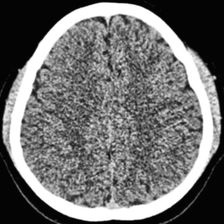
#> input picture Dataset/FINAL_dataset_GC_test-20260708T092101Z-3-001/FINAL_dataset_GC_test/train/no_tumor/no_tumor__11_1.png, 224 x 224 px; its folder holds only this picture in this run
$ jupyter execute --allow-errors FINAL_6_a_CLM.ipynb
#> lines starting #> are read from the running program, lines starting #| are printed output that depends on the picture
# CLM — Correlation Learning Mechanism (CNN + ANN)

## 0. Mount Google Drive & Set Dataset Paths

[cell 1]
from google.colab import drive
drive.mount('/content/drive', force_remount=True)

[cell 2]
import os

OUTPUT_DIR = '/content/drive/MyDrive/Tugas Akhir/CLM/FINAL_CLM_test'
os.makedirs(OUTPUT_DIR, exist_ok=True)

# folder dataset augmented untuk training
TRAIN_DIR_AUG = os.path.join(OUTPUT_DIR, 'dataset_augmented', 'train')

# TARGET_MULTIPLIER = 4 -> total = 1 asli + 3 augmented
TARGET_MULTIPLIER = 4
AUG_PER_METHOD    = TARGET_MULTIPLIER - 1
AUG_SEED          = 42

# grid search 3 hyperparameter utama CLM (bpta_lr sekarang ikut di-tuning)
PARAM_GRID_CLM = {
    'dropout_p'  : [0.05, 0.10, 0.20],
    'total_iter' : [3000, 5000, 10000],
    'bpta_lr'    : [0.0001, 0.001, 0.01],
}

val_no_tumor  = '/content/drive/MyDrive/Tugas Akhir/FINAL_dataset_test/val/no_tumor'
val_tumor     = '/content/drive/MyDrive/Tugas Akhir/FINAL_dataset_test/val/tumor'

train_no_tumor = '/content/drive/MyDrive/Tugas Akhir/FINAL_dataset_test/train/no_tumor'
train_tumor    = '/content/drive/MyDrive/Tugas Akhir/FINAL_dataset_test/train/tumor'

test_no_tumor  = '/content/drive/MyDrive/Tugas Akhir/FINAL_dataset_test/test/no_tumor'
test_tumor     = '/content/drive/MyDrive/Tugas Akhir/FINAL_dataset_test/test/tumor'

TRAIN_DIR = os.path.dirname(train_no_tumor)
VAL_DIR   = os.path.dirname(val_no_tumor)
TEST_DIR  = os.path.dirname(test_no_tumor)

print(f'Output: {OUTPUT_DIR}')

[cell 3]
import subprocess, sys

try:
    import cupy as cp
except ImportError:
    subprocess.check_call([sys.executable, '-m', 'pip', 'install', '-q', 'cupy-cuda11x'])
    import cupy as cp

import torch
#> (the rest of this cell did not finish here and is left out)

## 1. Imports & Logging Setup

[cell 4]
import copy
import glob
import logging
import os
import time
from typing import Dict, List, Optional, Tuple

import numpy as np
from PIL import Image

import torch
import torch.nn.functional as F  # batched conv2d/pool2d

import cupy as cp
import cupyx.scipy.signal as cusignal   # konvolusi GPU
from scipy.signal import convolve2d as cpu_convolve2d  # fallback CPU

from tqdm.auto import tqdm
import cv2
import random
import shutil
import itertools
import json as _json
import pandas as pd

# level WARNING agar log progres tidak membanjiri output
logging.basicConfig(
    level=logging.WARNING,
    format='%(asctime)s  %(levelname)-8s  %(message)s',
    datefmt='%H:%M:%S',
)
log = logging.getLogger(__name__)

## 2. Filter Definitions

[cell 5]
FILTERS: Dict[int, Tuple[str, np.ndarray]] = {
    # filter 3x3
    1:  ("Vertical",           np.array([[-1,  0,  1],
                                          [-1,  0,  1],
                                          [-1,  0,  1]], dtype=np.float32)),
    2:  ("Left Diagonal",      np.array([[-1, -1,  0],
                                          [-1,  0,  1],
                                          [ 0,  1,  1]], dtype=np.float32)),
    3:  ("Right Diagonal",     np.array([[ 0, -1, -1],
                                          [ 1,  0, -1],
                                          [ 1,  1,  0]], dtype=np.float32)),
    4:  ("Gradient North",     np.array([[-1, -1, -1],
                                          [ 0,  0,  0],
                                          [ 1,  1,  1]], dtype=np.float32)),
    5:  ("Gradient West",      np.array([[-1,  0,  1],
                                          [-1,  0,  1],
                                          [-1,  0,  1]], dtype=np.float32)),
    6:  ("Gradient East",      np.array([[ 1,  0, -1],
                                          [ 1,  0, -1],
                                          [ 1,  0, -1]], dtype=np.float32)),
    7:  ("Gradient South",     np.array([[ 1,  1,  1],
                                          [ 0,  0,  0],
                                          [-1, -1, -1]], dtype=np.float32)),
    8:  ("Gradient NE",        np.array([[ 0,  1,  1],
                                          [-1,  0,  1],
                                          [-1, -1,  0]], dtype=np.float32)),
    9:  ("Gradient SW",        np.array([[ 0, -1, -1],
                                          [ 1,  0, -1],
                                          [ 1,  1,  0]], dtype=np.float32)),
    10: ("Smooth 3×3",         np.ones((3, 3), dtype=np.float32) / 9.0),
    11: ("High-Pass 3×3",      np.array([[-1, -1, -1],
                                          [-1,  8, -1],
                                          [-1, -1, -1]], dtype=np.float32)),
    12: ("Laplacian 3×3",      np.array([[ 0,  1,  0],
                                          [ 1, -4,  1],
                                          [ 0,  1,  0]], dtype=np.float32)),
    13: ("Lower 3×3",          np.array([[ 0,  0,  0],
                                          [ 0,  1,  0],
                                          [ 1,  1,  1]], dtype=np.float32) / 4.0),
    14: ("Upper 3×3",          np.array([[ 1,  1,  1],
                                          [ 0,  1,  0],
                                          [ 0,  0,  0]], dtype=np.float32) / 4.0),
    # filter 5x5
    50: ("Smooth 5×5",         np.ones((5, 5), dtype=np.float32) / 25.0),
    51: ("High-Pass 5×5",      np.array([[-1, -1, -1, -1, -1],
                                          [-1, -1, -1, -1, -1],
                                          [-1, -1, 24, -1, -1],
                                          [-1, -1, -1, -1, -1],
                                          [-1, -1, -1, -1, -1]], dtype=np.float32)),
    52: ("Laplacian 5×5",      np.array([[ 0,  0,  1,  0,  0],
                                          [ 0,  1,  2,  1,  0],
                                          [ 1,  2,-16,  2,  1],
                                          [ 0,  1,  2,  1,  0],
                                          [ 0,  0,  1,  0,  0]], dtype=np.float32)),
}

VALID_FILTER_IDS: List[int] = sorted(FILTERS.keys())

# upload kernel filter ke GPU (jika tersedia) agar konvolusi lebih cepat
#> (the rest of this cell did not finish here and is left out)

## 3. Palette

[cell 6]
class PaletteLayer:
    """Satu layer palette CNN (pool | conv | relu)."""
    def __init__(self, kind: str, params):
        self.kind   = kind
        self.params = params


class Palette:
    """Palette CNN — urutan operasi yang diterapkan ke tiap segmen citra."""
    def __init__(self, layers: Optional[List[PaletteLayer]] = None):
        self.layers: List[PaletteLayer] = layers if layers is not None else self._best_palette()

    # [35 lines left out: functions _best_palette, encode, random, not called in this run]

## 4. CNN Component

[cell 7]
class CNN:
    """Komponen CNN dari CLM — dipercepat via CuPy/Torch.
    forward_batch() memproses semua gambar sekaligus (batched conv2d/pool2d),
    menggantikan forward() yang looping per-gambar (lebih lambat, dipakai fallback
    untuk predict/mark_detection single-image).
    """
    NUM_SEGMENTS: int = 64
    GRID: int = 8

    def __init__(self):
        self._device = torch.device('cuda' if torch.cuda.is_available() else 'cpu')
        # pre-konversi kernel filter ke torch tensor di GPU (1,1,kH,kW)
        self._torch_filters: Dict[int, torch.Tensor] = {}
        for fid, (_, kernel) in FILTERS.items():
            t = torch.from_numpy(kernel.copy()).float().to(self._device)
            self._torch_filters[fid] = t.unsqueeze(0).unsqueeze(0)

    # metode per-gambar (dipakai predict/mark_detection)
    # [13 lines left out: functions _apply_filter, _max_pool, not called in this run]

    @staticmethod
    def _relu(img: cp.ndarray) -> cp.ndarray:
        return cp.maximum(0.0, img)

    # [159 lines left out: functions _conv_layer, _statistics, segment, forward, pre_segment_images, _batch_conv_layer and 2 more, not called in this run]

## 5. ANN Component

[cell 8]
class ANN:
    """ANN — komponen klasifikasi CLM, GPU-accelerated (CuPy).
    Arsitektur: [90][45][10][5][4][2], aktivasi sigmoid, loss cross-entropy,
    training menggunakan BPTA (Back-Propagation Training Algorithm, Algorithm 1
    pada paper) — gradient descent klasik tanpa momentum/adaptive learning rate.
    """
    DEFAULT_LAYERS: List[int] = [90, 45, 10, 5, 4, 2]

    # [13 lines left out: function __init__, not called in this run]

    @staticmethod
    def sigmoid(e: cp.ndarray) -> cp.ndarray:
        return 1.0 / (1.0 + cp.exp(-cp.clip(e, -500, 500)))

    # [54 lines left out: functions _dsigmoid, forward, cross_entropy, bpta_step, not called in this run]

    def predict(self, X: cp.ndarray) -> cp.ndarray:
        out, _ = self.forward(X, training=False)
        return out

    # [11 lines left out: functions clone, absorb_mean, not called in this run]

## 6. Palette Archives & Generator

[cell 9]
class PaletteArchives:
    """Menyimpan triple (accuracy, loss, palette) terbaik."""

    def __init__(self, max_size: int = 200):
        self.max_size = max_size
        self._entries: List[Tuple[float, float, Palette]] = []

    # [4 lines left out: function add, not called in this run]

    def best_palettes(self, n: int = 10) -> List[Palette]:
        return [e[2] for e in self._entries[:n]]

    def best_accuracy(self) -> float:
        return self._entries[0][0] if self._entries else 0.0

    def is_empty(self) -> bool:
        return len(self._entries) == 0


class PaletteGenerator:
    """Menghasilkan palette dari archive + reshuffling. Makin rendah efisiensi ANN, makin banyak reshuffling."""
    def __init__(self, archives: PaletteArchives):
        self.archives = archives

    # [31 lines left out: functions generate, _reshuffle, not called in this run]

## 7. GPU Batch Training

[cell 10]
class GPUBatchTrainer:
    """Trainer batch GPU-native untuk ANN, menggunakan BPTA (Algorithm 1 pada paper)."""
    # [22 lines left out: functions __init__, train_round, not called in this run]

## 8. Metrics

[cell 11]
# [36 lines left out: function compute_metrics, not called in this run]

## 9. CLM (Correlation Learning Mechanism)

[cell 12]
class CLM:
    """Sistem CLM lengkap: korelasi CNN <-> ANN.
    Training ANN menggunakan BPTA (Back-Propagation Training Algorithm, Algorithm 1
    pada paper) — gradient descent klasik dengan learning rate tunggal (bpta_lr).
    Catatan implementasi penting:
      - metrik validasi (sensitivity/specificity/fallout) carry-forward nilai
        terakhir saat iterasi tidak dievaluasi, agar grafik tidak berosilasi ke 0.
      - best_ann diperbarui juga saat accuracy sama tetapi loss lebih kecil.
    """
    def __init__(self,
                 ann_layers:          Optional[List[int]] = None,
                 n_threads:           Optional[int]       = None,
                 n_palettes_per_iter: int   = 10,
                 iters_per_palette:   int   = 100,
                 total_iterations:    int   = 120_000,
                 bpta_lr:             float = 0.001,
                 dropout_p:           float = 0.10,
                 val_eval_freq:       int   = 5):
        self.ann_layers          = ann_layers or ANN.DEFAULT_LAYERS
        self.n_threads           = n_threads
        self.n_palettes_per_iter = n_palettes_per_iter
        self.iters_per_palette   = iters_per_palette
        self.total_iterations    = total_iterations
        self.bpta_lr              = bpta_lr
        self.dropout_p            = dropout_p
        self.val_eval_freq       = val_eval_freq

        self.cnn       = CNN()
        self.archives  = PaletteArchives()
        self.generator = PaletteGenerator(self.archives)

        self.best_palette:   Optional[Palette]      = None
        self.best_ann:       Optional[ANN]          = None
        self.best_accuracy:  float                  = 0.0
        self.best_loss:      float                  = float("inf")
        self._input_size:    Optional[int]          = None
        self._seg_cache:     Optional[torch.Tensor] = None
        self._val_seg_cache: Optional[torch.Tensor] = None

        self.history: Dict[str, List[float]] = {
            "iter": [], "accuracy": [], "loss": [],
            "sensitivity": [], "specificity": [], "fallout": [],
        }

    # [126 lines left out: functions _one_hot, _extract, _fit_size, fit, predict, not called in this run]

    def evaluate(self, images: List[np.ndarray], labels: np.ndarray) -> Dict[str, float]:
        prob, _ = self.predict(images)
        return compute_metrics(self._one_hot(labels), prob)

    # [16 lines left out: function mark_detection, not called in this run]

## 10. Data Augmentation

[cell 13]
# fungsi primitif transformasi (Iftikhar et al., 2025)
# input/output: grayscale float32 2D [0,1]; cv2 dipakai untuk BORDER_REFLECT_101 (tanpa artefak hitam)

def _to_uint8_gray(img: np.ndarray) -> np.ndarray:
    return np.clip(img * 255.0, 0, 255).astype(np.uint8)

def _to_float32_gray(img: np.ndarray) -> np.ndarray:
    return img.astype(np.float32) / 255.0


def apply_shearing(
    img        : np.ndarray,
    shear_range: tuple = (-15, 15),
    rng        : random.Random = None,
) -> np.ndarray:
    """Metode 1: shearing +-15 derajat sumbu x & y, pusat di tengah citra."""
    if rng is None:
        rng = random.Random()
    u8 = _to_uint8_gray(img)
    shear_x_deg = rng.uniform(shear_range[0], shear_range[1])
    shear_y_deg = rng.uniform(shear_range[0], shear_range[1])
    sx = np.tan(np.deg2rad(shear_x_deg))
    sy = np.tan(np.deg2rad(shear_y_deg))
    h, w = u8.shape
    cx, cy = w / 2.0, h / 2.0
    M = np.float32([[1, sx, -cy * sx],
                    [sy,  1, -cx * sy]])
    out = cv2.warpAffine(u8, M, (w, h), borderMode=cv2.BORDER_REFLECT_101)
    return _to_float32_gray(out)


def apply_rotation(
    img         : np.ndarray,
    angle_range : tuple = (-25, 25),
    rng         : random.Random = None,
) -> np.ndarray:
    """Metode 3: rotasi +-25 derajat berpusat di tengah citra."""
    if rng is None:
        rng = random.Random()
    u8 = _to_uint8_gray(img)
    angle = rng.uniform(angle_range[0], angle_range[1])
    h, w  = u8.shape
    cx, cy = w / 2.0, h / 2.0
    M = cv2.getRotationMatrix2D((cx, cy), angle, scale=1.0)
    out = cv2.warpAffine(u8, M, (w, h), borderMode=cv2.BORDER_REFLECT_101)
    return _to_float32_gray(out)


def apply_translation(
    img      : np.ndarray,
    tx_range : tuple = (-15, 15),
    ty_range : tuple = (-15, 15),
    rng      : random.Random = None,
) -> np.ndarray:
    """Translasi +-15 px sumbu x & y (komponen pipeline Metode 10)."""
    if rng is None:
        rng = random.Random()
    u8 = _to_uint8_gray(img)
    tx = rng.uniform(tx_range[0], tx_range[1])
    ty = rng.uniform(ty_range[0], ty_range[1])
    h, w = u8.shape
    M = np.float32([[1, 0, tx],
                    [0, 1, ty]])
    out = cv2.warpAffine(u8, M, (w, h), borderMode=cv2.BORDER_REFLECT_101)
    return _to_float32_gray(out)


def apply_translation_shearing_rotation(
    img         : np.ndarray,
    tx_range    : tuple = (-15, 15),
    ty_range    : tuple = (-15, 15),
    shear_range : tuple = (-15, 15),
    angle_range : tuple = (-25, 25),
    rng         : random.Random = None,
) -> np.ndarray:
    """Metode 10: Translasi -> Shearing -> Rotasi (pipeline paling kuat)."""
    img = apply_translation(img, tx_range, ty_range, rng)
    img = apply_shearing(img, shear_range, rng)
    img = apply_rotation(img, angle_range, rng)
    return img


# registry metode augmentasi: (kode_suffix, fungsi, kwargs_tambahan)
AUGMENTATION_METHODS_CLM = [
    ('shear',           apply_shearing,                      {}),
    ('rot',             apply_rotation,                      {}),
    ('trans_shear_rot', apply_translation_shearing_rotation, {}),
]


def augment_clm_dataset(
    images        : List[np.ndarray],
    labels        : np.ndarray,
    aug_per_method: int = 3,
    seed          : int = 42,
) -> Tuple[List[np.ndarray], np.ndarray]:
    """Augmentasi in-memory: aug_per_method salinan/gambar didistribusikan
    round-robin ke 3 metode. Output = len(images) x (1 + aug_per_method)."""
    rng       = random.Random(seed)
    n_methods = len(AUGMENTATION_METHODS_CLM)

    aug_imgs: List[np.ndarray] = list(images)
    aug_lbls: List[int]        = list(labels)

    for img, lbl in tqdm(zip(images, labels), total=len(images),
                         desc='Augmenting', unit='img'):
        for slot_idx in range(aug_per_method):
            _, aug_fn, kwargs = AUGMENTATION_METHODS_CLM[slot_idx % n_methods]
            aug_imgs.append(aug_fn(img, rng=rng, **kwargs))
            aug_lbls.append(int(lbl))

    return aug_imgs, np.array(aug_lbls, dtype=np.int32)

## 11. Dataset Loading

[cell 14]
SUPPORTED_IMAGE_EXTS = ('.npy', '.jpg', '.jpeg', '.png')

TARGET_IMG_SIZE = 224  # kelipatan CNN.GRID(=8) -> seg_sz=28, tanpa sisa piksel

def _resize_to_square(arr: np.ndarray, size: int) -> np.ndarray:
    """Resize grayscale float32 2D -> (size, size).
    DIUBAH agar konsisten dengan notebook b & c: resize LANGSUNG ke ukuran target
    tanpa padding-preserve-aspect-ratio (non-uniform scaling / stretch bila citra
    asli tidak persegi), persis seperti cv2.resize(raw, img_size) di notebook b/c.
    Tetap grayscale (bukan RGB) karena arsitektur CLM/CNN kustom pada notebook ini
    beroperasi pada citra single-channel 2D."""
    h, w = arr.shape[:2]
    interp = cv2.INTER_AREA if max(h, w) > size else cv2.INTER_CUBIC
    out = cv2.resize(arr, (size, size), interpolation=interp).astype(np.float32)
    return np.clip(out, 0.0, 1.0)  # clip karena INTER_CUBIC bisa overshoot


def _load_images_from_dir(directory: str):
    """Load semua gambar dari direktori sebagai float32 grayscale array.
    DIUBAH: sekarang juga mengembalikan path file asal (dibutuhkan untuk group-aware
    CV berbasis patient_id, mengikuti notebook c)."""
    paths: List[str] = []
    for ext in SUPPORTED_IMAGE_EXTS:
        paths.extend(glob.glob(os.path.join(directory, f'*{ext}')))
        paths.extend(glob.glob(os.path.join(directory, f'*{ext.upper()}')))
    paths = sorted(set(paths))

    if not paths:
        raise FileNotFoundError(
            f"Tidak ada file gambar ({', '.join(SUPPORTED_IMAGE_EXTS)}) "
            f"di '{directory}'."
        )

    imgs: List[np.ndarray] = []
    used_paths: List[str] = []
    for p in tqdm(paths, desc=f'Loading {os.path.basename(directory)}', unit='file'):
        ext = os.path.splitext(p)[1].lower()
        try:
            if ext == '.npy':
                arr = np.load(p).astype(np.float32)
                if arr.ndim == 3:
                    arr = arr.mean(axis=-1)
                elif arr.ndim != 2:
                    log.warning(f"Skip {p}: dimensi tidak didukung ({arr.ndim}D)")
                    continue
            else:
                pil_img = Image.open(p).convert('L')
                arr = np.array(pil_img, dtype=np.float32)

            if arr.max() > 1.0:
                arr = arr / 255.0

            arr = _resize_to_square(arr, TARGET_IMG_SIZE)
            imgs.append(arr)
            used_paths.append(p)

        except Exception as exc:
            log.warning(f"Gagal memuat '{p}': {exc} — dilewati")

    return imgs, used_paths


_load_npy_from_dir = _load_images_from_dir  # alias backward-compatible


def load_dataset(
    train_no_tumor_dir: str = train_no_tumor,
    train_tumor_dir:    str = train_tumor,
    val_no_tumor_dir:   str = val_no_tumor,
    val_tumor_dir:      str = val_tumor,
    test_no_tumor_dir:  str = test_no_tumor,
    test_tumor_dir:     str = test_tumor,
):
    """Load dataset train/val/test dari Google Drive. no_tumor=label 0, tumor=label 1.
    DIUBAH: setiap split juga mengembalikan list path file asal (untuk group-aware CV
    berbasis patient_id pada Cell CV, mengikuti notebook c)."""

    def _load_split(no_t_dir, t_dir, split_name):
        no_t, no_t_paths = _load_images_from_dir(no_t_dir)
#> no_t = 1 item; no_t_paths = 1 item
        t,    t_paths    = _load_images_from_dir(t_dir)
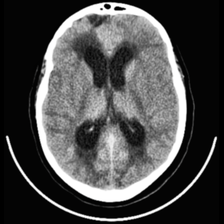
#> input picture Dataset/FINAL_dataset_GC_test-20260708T092101Z-3-001/FINAL_dataset_GC_test/train/tumor/glioma__10_3.png, 224 x 224 px
#> t = 1 item; t_paths = 1 item
        imgs  = no_t + t
#> imgs = 2 items
        paths = no_t_paths + t_paths
#> paths = 2 items
        lbls  = np.array([0] * len(no_t) + [1] * len(t), dtype=np.int32)
#> lbls = [0, 1]
        return imgs, lbls, paths

    tr_imgs, tr_lbls, tr_paths    = _load_split(train_no_tumor_dir, train_tumor_dir,  'train')
#> tr_imgs = 2 items; tr_lbls = [0, 1]; tr_paths = 2 items
    val_imgs, val_lbls, val_paths = _load_split(val_no_tumor_dir,   val_tumor_dir,    'val')
#> val_imgs = 2 items; val_lbls = [0, 1]; val_paths = 2 items
    te_imgs, te_lbls, te_paths    = _load_split(test_no_tumor_dir,  test_tumor_dir,   'test')
#> te_imgs = 2 items; te_lbls = [0, 1]; te_paths = 2 items

    print(f"Dataset: train={len(tr_imgs)}  val={len(val_imgs)}  test={len(te_imgs)}")
#| Dataset: train=2  val=2  test=2
    return (tr_imgs, tr_lbls, tr_paths), (val_imgs, val_lbls, val_paths), (te_imgs, te_lbls, te_paths)

## 12. Load & Augment Dataset

[cell 15]
np.random.seed(AUG_SEED)
cp.random.seed(AUG_SEED)

(tr_imgs, tr_lbls, tr_paths), (val_imgs, val_lbls, val_paths), (te_imgs, te_lbls, te_paths) = load_dataset()
#> tr_imgs = 2 items; tr_lbls = [0, 1]; tr_paths = 2 items; val_imgs = 2 items; val_lbls = [0, 1]; val_paths = 2 items; te_imgs = 2 items; te_lbls = [0, 1]; te_paths = 2 items

tr_imgs_aug, tr_lbls_aug = augment_clm_dataset(
    tr_imgs,
    tr_lbls,
    aug_per_method = AUG_PER_METHOD,
    seed           = AUG_SEED,
)
#> in augment_clm_dataset, `aug_lbls: List[int]        = list(labels)`: aug_lbls = [0, 1]
#> the loop in augment_clm_dataset, `for img, lbl in tqdm(zip(images, labels), total=len(images), desc='Aug..` made 2 passes
#> lbl on passes 1 to 2: 0, 1
#> pass 1, in apply_shearing, `out = cv2.warpAffine(u8, M, (w, h), borderMode=cv2.BORDER_REFLECT_101)`:
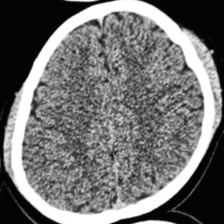
#> out: shape (224, 224); min 0, max 255, mean 112.8
#> after the loop in augment_clm_dataset, `for img, lbl in tqdm(zip(images, labels), total=len(images),`: aug_imgs = 8 items; aug_lbls = [0, 1, 0, 0, 0, 1, 1, 1]
#> tr_imgs_aug = 8 items; tr_lbls_aug = [0, 1, 0, 0, 0, 1, 1, 1]
#> (the rest of the program and of its run is left out)
